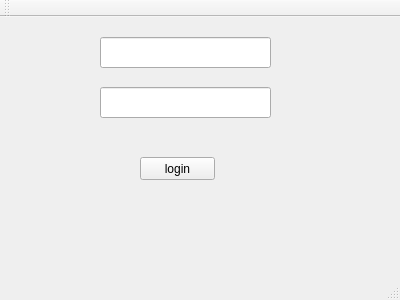
<?xml version="1.0" encoding="UTF-8"?>
<ui version="4.0">
 <class>MainWindow</class>
 <widget class="QMainWindow" name="MainWindow">
  <property name="geometry">
   <rect>
    <x>0</x>
    <y>0</y>
    <width>400</width>
    <height>300</height>
   </rect>
  </property>
  <property name="windowTitle">
   <string>MainWindow</string>
  </property>
  <widget class="QWidget" name="centralWidget">
   <widget class="QLineEdit" name="Name">
    <property name="geometry">
     <rect>
      <x>100</x>
      <y>20</y>
      <width>171</width>
      <height>31</height>
     </rect>
    </property>
   </widget>
   <widget class="QLineEdit" name="password">
    <property name="geometry">
     <rect>
      <x>100</x>
      <y>70</y>
      <width>171</width>
      <height>31</height>
     </rect>
    </property>
   </widget>
   <widget class="QPushButton" name="loginButton">
    <property name="geometry">
     <rect>
      <x>140</x>
      <y>140</y>
      <width>75</width>
      <height>23</height>
     </rect>
    </property>
    <property name="text">
     <string>login</string>
    </property>
   </widget>
   <widget class="QLabel" name="label">
    <property name="geometry">
     <rect>
      <x>140</x>
      <y>200</y>
      <width>91</width>
      <height>41</height>
     </rect>
    </property>
    <property name="text">
     <string> </string>
    </property>
   </widget>
  </widget>
  <widget class="QMenuBar" name="menuBar">
   <property name="geometry">
    <rect>
     <x>0</x>
     <y>0</y>
     <width>400</width>
     <height>21</height>
    </rect>
   </property>
  </widget>
  <widget class="QToolBar" name="mainToolBar">
   <attribute name="toolBarArea">
    <enum>TopToolBarArea</enum>
   </attribute>
   <attribute name="toolBarBreak">
    <bool>false</bool>
   </attribute>
  </widget>
  <widget class="QStatusBar" name="statusBar"/>
 </widget>
 <layoutdefault spacing="6" margin="11"/>
 <resources/>
 <connections/>
</ui>
